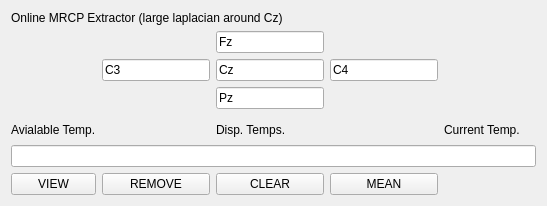
              <widget class="QWidget" name="tab_MRCP">
               <attribute name="title">
                <string>MRCP</string>
               </attribute>
               <layout class="QGridLayout" name="gridLayout_17">
                <item row="6" column="2">
                 <widget class="QLabel" name="label_disp_channel">
                  <property name="text">
                   <string>Disp. Temps.</string>
                  </property>
                 </widget>
                </item>
                <item row="6" column="0">
                 <widget class="QLabel" name="label_available_temp">
                  <property name="text">
                   <string>Avialable Temp.</string>
                  </property>
                 </widget>
                </item>
                <item row="6" column="4">
                 <widget class="QLabel" name="label_current_temp">
                  <property name="text">
                   <string>Current Temp.</string>
                  </property>
                 </widget>
                </item>
                <item row="6" column="1">
                 <widget class="QLabel" name="label_content_available_temp">
                  <property name="text">
                   <string/>
                  </property>
                 </widget>
                </item>
                <item row="6" column="3">
                 <widget class="QLabel" name="label_content_Disp_temp">
                  <property name="text">
                   <string/>
                  </property>
                 </widget>
                </item>
                <item row="8" column="2">
                 <widget class="QPushButton" name="pushButton_temp_clear">
                  <property name="sizePolicy">
                   <sizepolicy hsizetype="Preferred" vsizetype="Fixed">
                    <horstretch>0</horstretch>
                    <verstretch>0</verstretch>
                   </sizepolicy>
                  </property>
                  <property name="text">
                   <string>CLEAR</string>
                  </property>
                 </widget>
                </item>
                <item row="0" column="0" colspan="6">
                 <widget class="QLabel" name="label_online_mrcp_extractor">
                  <property name="text">
                   <string>Online MRCP Extractor (large laplacian around Cz)</string>
                  </property>
                 </widget>
                </item>
                <item row="7" column="0" colspan="6">
                 <widget class="QLineEdit" name="lineEdit_temp_selector"/>
                </item>
                <item row="8" column="0">
                 <widget class="QPushButton" name="pushButton_temp_view">
                  <property name="sizePolicy">
                   <sizepolicy hsizetype="Preferred" vsizetype="Fixed">
                    <horstretch>0</horstretch>
                    <verstretch>0</verstretch>
                   </sizepolicy>
                  </property>
                  <property name="text">
                   <string>VIEW</string>
                  </property>
                 </widget>
                </item>
                <item row="6" column="5">
                 <widget class="QLabel" name="label_content_current_temp">
                  <property name="font">
                   <font>
                    <pointsize>12</pointsize>
                    <weight>75</weight>
                    <bold>true</bold>
                   </font>
                  </property>
                  <property name="text">
                   <string/>
                  </property>
                 </widget>
                </item>
                <item row="2" column="2">
                 <widget class="QLineEdit" name="lineEdit_lap_central">
                  <property name="text">
                   <string>Cz</string>
                  </property>
                 </widget>
                </item>
                <item row="2" column="3">
                 <widget class="QLineEdit" name="lineEdit_lap_4">
                  <property name="text">
                   <string>C4</string>
                  </property>
                 </widget>
                </item>
                <item row="3" column="2">
                 <widget class="QLineEdit" name="lineEdit_lap_3">
                  <property name="text">
                   <string>Pz</string>
                  </property>
                 </widget>
                </item>
                <item row="1" column="2">
                 <widget class="QLineEdit" name="lineEdit_lap_1">
                  <property name="text">
                   <string>Fz</string>
                  </property>
                 </widget>
                </item>
                <item row="2" column="1">
                 <widget class="QLineEdit" name="lineEdit_lap_2">
                  <property name="text">
                   <string>C3</string>
                  </property>
                 </widget>
                </item>
                <item row="8" column="1">
                 <widget class="QPushButton" name="pushButton_temp_remove">
                  <property name="sizePolicy">
                   <sizepolicy hsizetype="Preferred" vsizetype="Fixed">
                    <horstretch>0</horstretch>
                    <verstretch>0</verstretch>
                   </sizepolicy>
                  </property>
                  <property name="text">
                   <string>REMOVE</string>
                  </property>
                 </widget>
                </item>
                <item row="8" column="3">
                 <widget class="QPushButton" name="pushButton_temp_mean">
                  <property name="sizePolicy">
                   <sizepolicy hsizetype="Preferred" vsizetype="Fixed">
                    <horstretch>0</horstretch>
                    <verstretch>0</verstretch>
                   </sizepolicy>
                  </property>
                  <property name="text">
                   <string>MEAN</string>
                  </property>
                 </widget>
                </item>
                <item row="4" column="0" rowspan="2" colspan="6">
                 <widget class="PlotWidget" name="widget_mrcp_extractor" native="true"/>
                </item>
               </layout>
              </widget>
